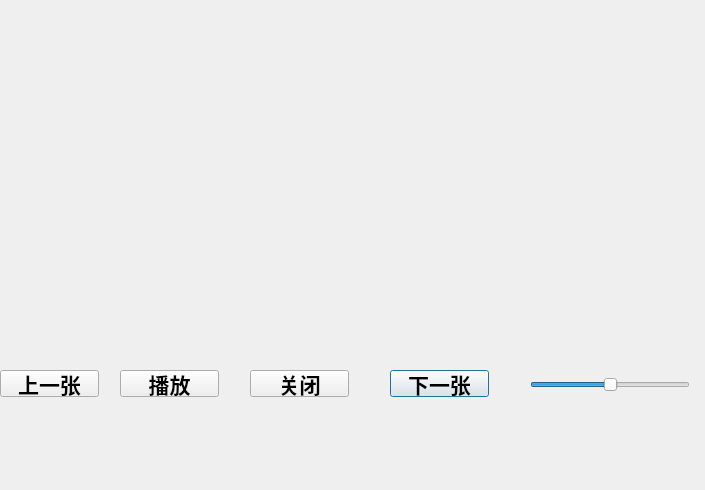
<?xml version="1.0" encoding="UTF-8"?>
<ui version="4.0">
 <class>ShowPice</class>
 <widget class="QDialog" name="ShowPice">
  <property name="geometry">
   <rect>
    <x>0</x>
    <y>0</y>
    <width>705</width>
    <height>490</height>
   </rect>
  </property>
  <property name="font">
   <font>
    <pointsize>16</pointsize>
    <weight>75</weight>
    <bold>true</bold>
   </font>
  </property>
  <property name="windowTitle">
   <string>ShowPice</string>
  </property>
  <property name="windowIcon">
   <iconset resource="img.qrc">
    <normaloff>:/images/sx.ico</normaloff>:/images/sx.ico</iconset>
  </property>
  <widget class="QPushButton" name="down">
   <property name="geometry">
    <rect>
     <x>390</x>
     <y>370</y>
     <width>99</width>
     <height>27</height>
    </rect>
   </property>
   <property name="text">
    <string>下一张</string>
   </property>
  </widget>
  <widget class="QPushButton" name="up">
   <property name="geometry">
    <rect>
     <x>0</x>
     <y>370</y>
     <width>99</width>
     <height>27</height>
    </rect>
   </property>
   <property name="cursor">
    <cursorShape>ClosedHandCursor</cursorShape>
   </property>
   <property name="text">
    <string>上一张</string>
   </property>
  </widget>
  <widget class="QPushButton" name="clo">
   <property name="geometry">
    <rect>
     <x>250</x>
     <y>370</y>
     <width>99</width>
     <height>27</height>
    </rect>
   </property>
   <property name="text">
    <string>关闭</string>
   </property>
  </widget>
  <widget class="QPushButton" name="play">
   <property name="geometry">
    <rect>
     <x>120</x>
     <y>370</y>
     <width>99</width>
     <height>27</height>
    </rect>
   </property>
   <property name="text">
    <string>播放</string>
   </property>
  </widget>
  <widget class="QSlider" name="val">
   <property name="geometry">
    <rect>
     <x>530</x>
     <y>370</y>
     <width>160</width>
     <height>29</height>
    </rect>
   </property>
   <property name="value">
    <number>50</number>
   </property>
   <property name="orientation">
    <enum>Qt::Horizontal</enum>
   </property>
  </widget>
  <widget class="QLabel" name="img">
   <property name="geometry">
    <rect>
     <x>20</x>
     <y>40</y>
     <width>651</width>
     <height>301</height>
    </rect>
   </property>
   <property name="text">
    <string/>
   </property>
  </widget>
 </widget>
 <layoutdefault spacing="6" margin="11"/>
 <resources>
  <include location="img.qrc"/>
 </resources>
 <connections/>
</ui>
